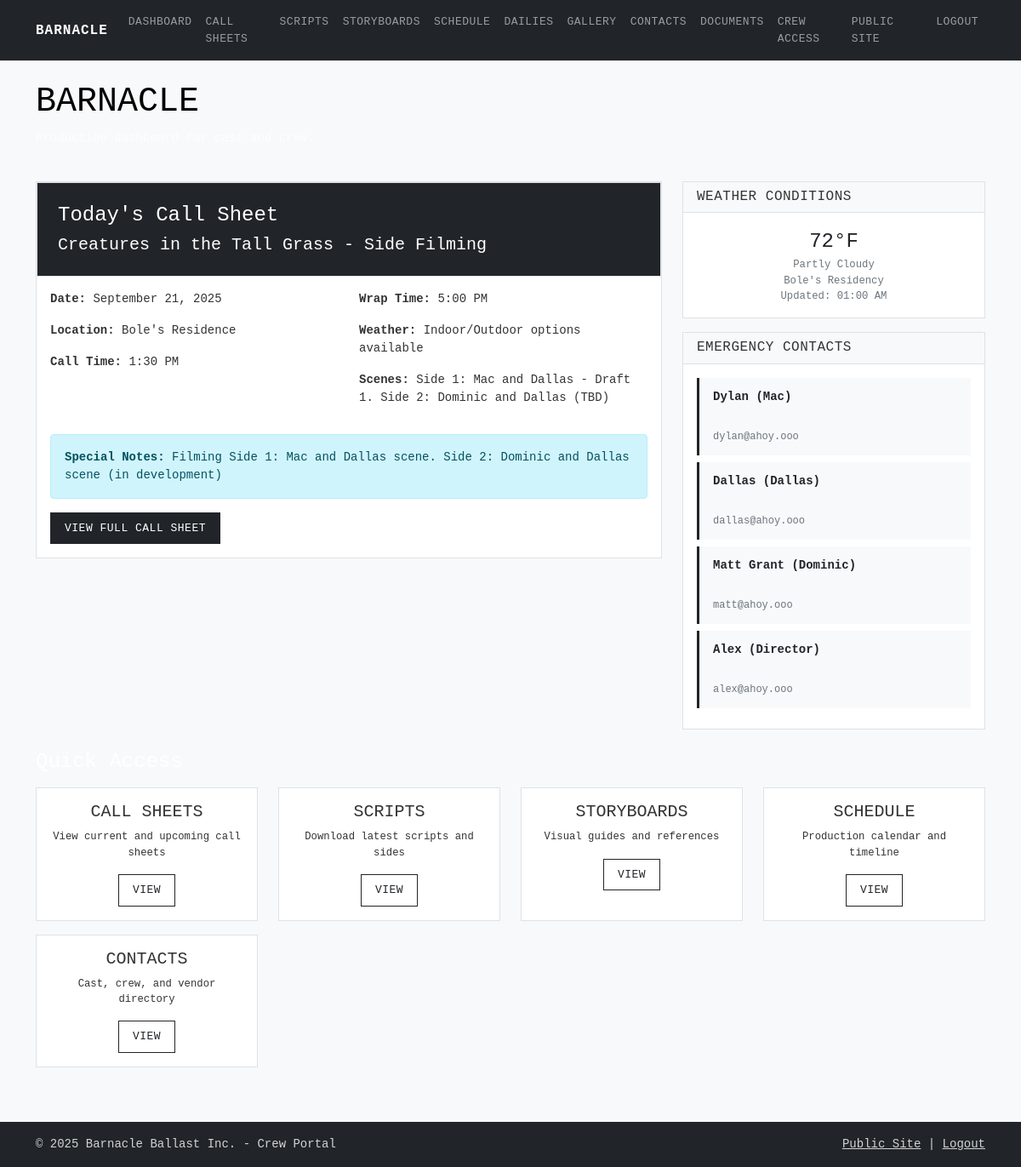
/crew/dashboard (signed in), run on the app's committed database.
### app.py (models this page shows, shortened)
class CallSheet(db.Model):
    id = db.Column(db.Integer, primary_key=True)
    title = db.Column(db.String(200), nullable=False)
    date = db.Column(db.Date, nullable=False)
    location = db.Column(db.String(200), nullable=False)
    call_time = db.Column(db.String(20), nullable=False)
    wrap_time = db.Column(db.String(20), nullable=False)
    weather_contingency = db.Column(db.Text)
    cast_notes = db.Column(db.Text)
    crew_notes = db.Column(db.Text)
    special_notes = db.Column(db.Text)
    scenes = db.Column(db.Text)
    created_at = db.Column(db.DateTime, default=datetime.utcnow)
    updated_at = db.Column(db.DateTime, default=datetime.utcnow, onupdate=datetime.utcnow)

### app.py (the view)
@app.route('/crew/dashboard')
def crew_dashboard():
    if not session.get('crew_logged_in'):
        return redirect(url_for('crew_login'))
    today = datetime.now().date()
    todays_call_sheet = CallSheet.query.filter_by(date=today).first()
    upcoming_call_sheets = CallSheet.query.filter(
        CallSheet.date > today,
        CallSheet.date <= today + timedelta(days=7)
    ).order_by(CallSheet.date).all()
    weather = get_weather_data()
    recent_posts = BlogPost.query.filter_by(published=True).order_by(BlogPost.created_at.desc()).limit(3).all()
    return render_template('crew/dashboard.html',
                         call_sheet=todays_call_sheet,
                         upcoming_call_sheets=upcoming_call_sheets,
                         weather=weather,
                         posts=recent_posts)

### utils.py (called while the page is built)
def get_weather_data(location="Bole's Residency"):
    return {
        'location': location,
        'temperature': '72°F',
        'condition': 'Partly Cloudy',
        'humidity': '65%',
        'wind': '8 mph NW',
        'forecast': 'Good conditions for outdoor shooting',
        'updated': datetime.now().strftime('%I:%M %p')
    }

### templates/crew/dashboard.html (shortened to what this page needs)
{% extends "crew/crew_base.html" %}
{% block content %}
<div class="container mt-4">
    <div class="row mb-4">
        <div class="col">
            <h1 class="text-black">BARNACLE</h1>
            <p class="text-light">Production dashboard for cast and crew.</p>
        </div>
    </div>
    <div class="row mb-4">
        <div class="col-md-8">
            {% if call_sheet %}
            <div class="card">
                <div class="call-sheet-header">
                    <h4 class="mb-2">Today's Call Sheet</h4>
                    <h5 class="mb-0">{{ call_sheet.title }}</h5>
                </div>
                <div class="card-body">
                    <div class="row">
                        <div class="col-md-6">
                            <p><strong>Date:</strong> {{
                                call_sheet.date.strftime('%B %d, %Y') }}</p>
                            <p><strong>Location:</strong> {{ call_sheet.location
                                }}</p>
                            <p><strong>Call Time:</strong> {{
                                call_sheet.call_time }}</p>
                        </div>
                        <div class="col-md-6">
                            <p><strong>Wrap Time:</strong> {{
                                call_sheet.wrap_time }}</p>
                            <p><strong>Weather:</strong> {{
                                call_sheet.weather_contingency or 'TBD' }}</p>
                            <p><strong>Scenes:</strong> {{ call_sheet.scenes or
                                'TBD' }}</p>
                        </div>
                    </div>
                    {% if call_sheet.special_notes %}
                    <div class="alert alert-info mt-3">
                        <strong>Special Notes:</strong> {{
                        call_sheet.special_notes }}
                    </div>
                    {% endif %}
                    <div class="mt-3">
                        <a
                            href="{{ url_for('crew_callsheet_detail', sheet_id=call_sheet.id) }}"
                            class="btn btn-primary">View Full Call Sheet</a>
                    </div>
                </div>
            </div>
            {% endif %}
        </div>
        <div class="col-md-4">
            <div class="card mb-3">
                <div class="card-header">
                    <h6 class="mb-0">Weather Conditions</h6>
                </div>
                <div class="card-body">
                    <div id="weather-widget">
                    </div>
                </div>
            </div>
            <div class="card">
                <div class="card-header">
                    <h6 class="mb-0">Emergency Contacts</h6>
                </div>
                <div class="card-body">
                    <div class="emergency-contact mb-2">
                        <strong>Dylan (Mac)</strong><br>
                        <small class="text-muted">dylan@ahoy.ooo</small>
                    </div>
                    <div class="emergency-contact mb-2">
                        <strong>Dallas (Dallas)</strong><br>
                        <small class="text-muted">dallas@ahoy.ooo</small>
                    </div>
                    <div class="emergency-contact mb-2">
                        <strong>Matt Grant (Dominic)</strong><br>
                        <small class="text-muted">matt@ahoy.ooo</small>
                    </div>
                    <div class="emergency-contact">
                        <strong>Alex (Director)</strong><br>
                        <small class="text-muted">alex@ahoy.ooo</small>
                    </div>
                </div>
            </div>
        </div>
    </div>
    <div class="row mb-4">
        <div class="col">
            <h4 class="text-white mb-3">Quick Access</h4>
            <div class="row">
                <div class="col-md-3 mb-3">
                    <div class="card h-100">
                        <div class="card-body text-center">
                            <h5 class="card-title">CALL SHEETS</h5>
                            <p class="card-text small">View current and upcoming
                                call sheets</p>
                            <a href="{{ url_for('crew_callsheets') }}"
                                class="btn btn-outline-primary btn-sm">View</a>
                        </div>
                    </div>
                </div>
                <div class="col-md-3 mb-3">
                    <div class="card h-100">
                        <div class="card-body text-center">
                            <h5 class="card-title">SCRIPTS</h5>
                            <p class="card-text small">Download latest scripts
                                and sides</p>
                            <a href="{{ url_for('crew_scripts') }}"
                                class="btn btn-outline-primary btn-sm">View</a>
                        </div>
                    </div>
                </div>
                <div class="col-md-3 mb-3">
                    <div class="card h-100">
                        <div class="card-body text-center">
                            <h5 class="card-title">STORYBOARDS</h5>
                            <p class="card-text small">Visual guides and
                                references</p>
                            <a href="{{ url_for('crew_storyboards') }}"
                                class="btn btn-outline-primary btn-sm">View</a>
                        </div>
                    </div>
                </div>
                <div class="col-md-3 mb-3">
                    <div class="card h-100">
                        <div class="card-body text-center">
                            <h5 class="card-title">SCHEDULE</h5>
                            <p class="card-text small">Production calendar and
                                timeline</p>
                            <a href="{{ url_for('crew_schedule') }}"
                                class="btn btn-outline-primary btn-sm">View</a>
                        </div>
                    </div>
                </div>
                <div class="col-md-3 mb-3">
                    <div class="card h-100">
                        <div class="card-body text-center">
                            <h5 class="card-title">CONTACTS</h5>
                            <p class="card-text small">Cast, crew, and vendor
                                directory</p>
                            <a href="{{ url_for('crew_contacts') }}"
                                class="btn btn-outline-primary btn-sm">View</a>
                        </div>
                    </div>
                </div>
            </div>
        </div>
    </div>
</div>
{% endblock %}

### static/css/main.css (style rules this page uses)
:root { --bb-primary: #2c5f63; --bb-secondary: #6c757d; --bb-accent: #495057; --bb-dark: #212529; --bb-light: #f8f9fa; --bb-border: #dee2e6; }
body { font-family: 'SF Mono', 'Monaco', 'Inconsolata', 'Roboto Mono', 'Courier New', monospace; line-height: 1.5; font-size: 14px; color: var(--bb-dark); background-color: #ffffff; }
.btn { font-family: inherit; font-size: 13px; font-weight: 500; border-radius: 0; border: 1px solid var(--bb-border); padding: 8px 16px; text-transform: uppercase; letter-spacing: 0.5px; transition: all 0.2s ease; }
.btn-primary { background-color: var(--bb-dark); border-color: var(--bb-dark); color: white; }
.btn-outline-primary { color: var(--bb-dark); border-color: var(--bb-dark); background-color: transparent; }
.card { border: 1px solid var(--bb-border); border-radius: 0; box-shadow: none; background-color: white; }
.card-header { background-color: var(--bb-light); border-bottom: 1px solid var(--bb-border); font-weight: 600; font-size: 13px; text-transform: uppercase; letter-spacing: 0.5px; }
.crew-portal { background-color: #f8f9fa; color: var(--bb-dark); }
.call-sheet-header { background-color: var(--bb-dark); color: white; padding: 1.5rem; border: 1px solid var(--bb-border); }
.emergency-contact { border-left: 3px solid var(--bb-dark); padding-left: 1rem; background-color: var(--bb-light); }

### static/css/crew.css (style rules this page uses)
.crew-portal { background-color: #f8f9fa; min-height: 100vh; font-family: 'SF Mono', 'Monaco', 'Inconsolata', 'Roboto Mono', 'Courier New', monospace; }
.call-sheet-header { background-color: var(--bb-dark); color: white; padding: 1.5rem; border: 1px solid var(--bb-border); }
.call-sheet-header::after { display: none; }
.emergency-contact { border-left: 3px solid var(--bb-dark); padding: 0.75rem 1rem; margin-bottom: 0.5rem; background: var(--bb-light); transition: background-color 0.2s ease; cursor: pointer; }
.emergency-contact strong { color: var(--bb-dark); display: block; margin-bottom: 0.25rem; font-weight: 600; }
.emergency-contact small { color: var(--bb-secondary); font-size: 12px; }
.crew-portal .card { background-color: rgba(255, 255, 255, 0.95); color: #333; }
.crew-portal .text-muted { color: #6c757d !important; }
.crew-portal .text-white { color: white !important; }
.crew-portal .text-light { color: rgba(255, 255, 255, 0.8) !important; }

### data on the page
CallSheet: title "Creatures in the Tall Grass - Side Filming", date "September 21, 2025", location "Bole's Residence", call_time "1:30 PM", wrap_time "5:00 PM", weather_contingency "Indoor/Outdoor options available", scenes "Side 1: Mac and Dallas - Draft 1. Side 2: Dominic and Dallas (TBD)", special_notes "Filming Side 1: Mac and Dallas scene. Side 2: Dominic and Dallas scene (in development)"
